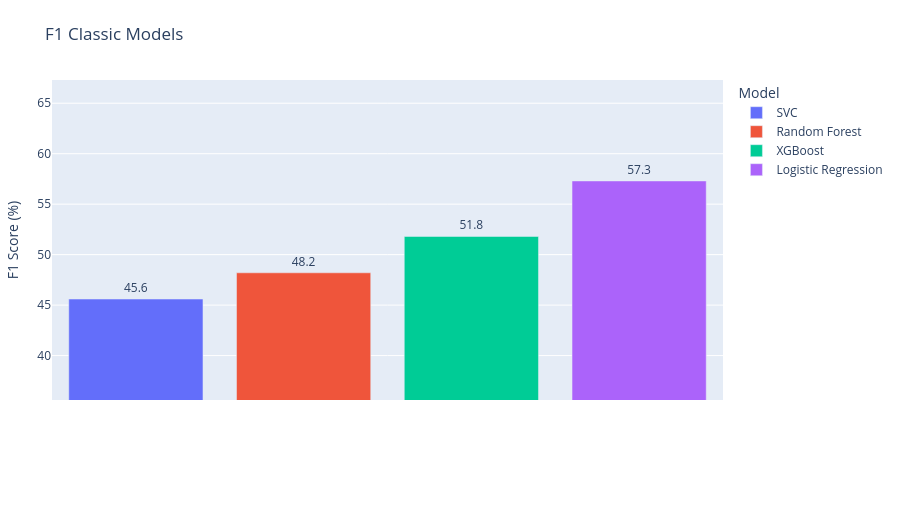

Write notebook code for a chart like this one.
### Code cell
models = [
    ("Logistic Regression", 57.3),
    ("Random Forest", 48.2),
    ("XGBoost", 51.8),
    ("SVC", 45.6),
]


plot_model_performance(models, "F1 Classic Models")

### Figure 1 — Plotly figure (JSON) as saved in the notebook; plotly's stock layout.template omitted (floating-point values rounded to 4 significant figures)
{"data": [{"hovertemplate": "F1 Score (%)=%{text}<extra></extra>", "legendgroup": "SVC", "marker": {"color": "#636efa", "pattern": {"shape": ""}}, "name": "SVC", "orientation": "v", "showlegend": true, "text": [45.6], "textposition": "outside", "texttemplate": "%{text}", "type": "bar", "x": ["SVC"], "xaxis": "x", "y": [45.6], "yaxis": "y"}, {"hovertemplate": "F1 Score (%)=%{text}<extra></extra>", "legendgroup": "Random Forest", "marker": {"color": "#EF553B", "pattern": {"shape": ""}}, "name": "Random Forest", "orientation": "v", "showlegend": true, "text": [48.2], "textposition": "outside", "texttemplate": "%{text}", "type": "bar", "x": ["Random Forest"], "xaxis": "x", "y": [48.2], "yaxis": "y"}, {"hovertemplate": "F1 Score (%)=%{text}<extra></extra>", "legendgroup": "XGBoost", "marker": {"color": "#00cc96", "pattern": {"shape": ""}}, "name": "XGBoost", "orientation": "v", "showlegend": true, "text": [51.8], "textposition": "outside", "texttemplate": "%{text}", "type": "bar", "x": ["XGBoost"], "xaxis": "x", "y": [51.8], "yaxis": "y"}, {"hovertemplate": "F1 Score (%)=%{text}<extra></extra>", "legendgroup": "Logistic Regression", "marker": {"color": "#ab63fa", "pattern": {"shape": ""}}, "name": "Logistic Regression", "orientation": "v", "showlegend": true, "text": [57.3], "textposition": "outside", "texttemplate": "%{text}", "type": "bar", "x": ["Logistic Regression"], "xaxis": "x", "y": [57.3], "yaxis": "y"}], "layout": {"barmode": "relative", "height": 520, "legend": {"title": {"text": "Model"}, "tracegroupgap": 0}, "margin": {"b": 120, "l": 40, "r": 40, "t": 80}, "title": {"text": "F1 Classic Models"}, "width": 900, "xaxis": {"anchor": "y", "categoryarray": ["SVC", "Random Forest", "XGBoost", "Logistic Regression"], "categoryorder": "array", "domain": [0, 1], "showticklabels": false, "title": {"text": ""}}, "yaxis": {"anchor": "x", "domain": [0, 1], "range": [35.6, 67.3], "title": {"text": "F1 Score (%)"}}}}
